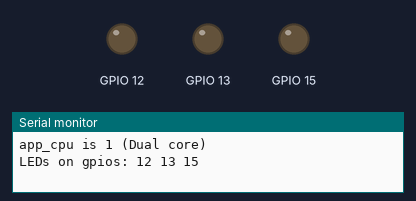
Bench run of a sketch on a simulated ESP32. On the bench: output pins drawn as LEDs (lit = HIGH), the last lines printed to the serial monitor.

Above: at 0.6 s.
At 5.6 s:
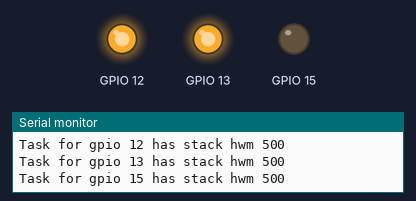
At 10.4 s:
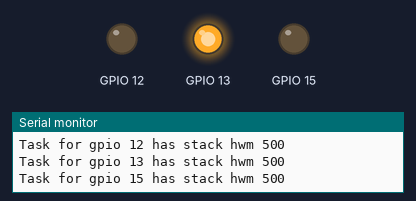
At 16.4 s:
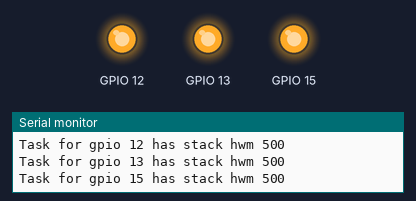
At 23.6 s:
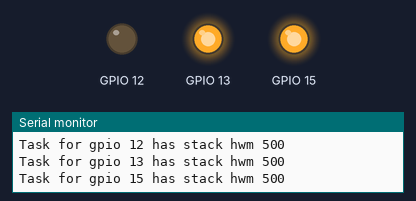
At 36.6 s:
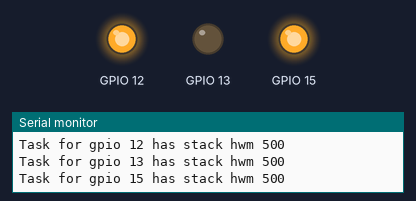
Timing chart, 0 to 40.0 s (numbered marks = the images above):
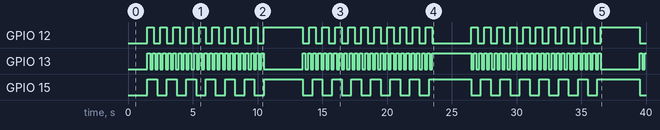

Measured:
- by itself, GPIO 13: LOW → HIGH at 1.5 s, → LOW 0.20 s later, → HIGH 0.20 s later, → LOW 0.20 s later, … (151 changes in this stretch)
- by itself, GPIO 15: repeats every 12.8 s: 5 × (LOW 0.75 s, HIGH 0.75 s), LOW 0.75 s, HIGH 3.0 s, LOW 0.75 s, HIGH 0.75 s
- by itself, GPIO 12: goes 9 × (HIGH 0.50 s, LOW 0.50 s), HIGH 3.0 s, 10 × (LOW 0.50 s, HIGH 0.50 s), LOW 3.0 s, 10 × (HIGH 0.50 s, LOW 0.50 s), HIGH 3.0 s, then LOW

The sketch:

basic_task.ino
```cpp
#define LED1 12 //GPIO 12
#define LED2 13 // etc.
#define LED3 15
int looptimer = 0; // een counter die bijhoudt hoe vaak er al een seconde geweest is, globaal gedeclareerd omdat anders de loop de waarde zou resetten

struct s_led {
  byte gpio; // LED GPIO Number
  byte state; // Led state
  unsigned napms; // Delay to use (ms)
  TaskHandle_t taskh; // Task handle
};

static s_led leds[3] = {
  { LED1, 0, 500, 0 },
  { LED2, 0, 200, 0 },
  { LED3, 0, 750, 0 }
};

static void led_task_func(void *argp) {
  s_led *ledp = (s_led*)argp;
  unsigned stack_hwm = 0, temp;

  delay(1000);

  for (;;) {
    digitalWrite(ledp->gpio, ledp->state ^= 1);
    temp = uxTaskGetStackHighWaterMark(nullptr);
    if ( !stack_hwm || temp < stack_hwm ) {
      stack_hwm = temp;
      printf("Task for gpio %d has stack hwm %u\n",
             ledp->gpio, stack_hwm);
    }
    delay(ledp->napms);
  }
}


void setup() {
  int app_cpu = 0;  // CPU number
  delay(500);  // Pause for serial setup
  app_cpu = xPortGetCoreID();
  printf("app_cpu is %d (%s core)\n",
         app_cpu,
         app_cpu > 0 ? "Dual" : "Single");

  printf("LEDs on gpios: ");
  for ( auto& led : leds ) {
    pinMode(led.gpio, OUTPUT);
    digitalWrite(led.gpio, LOW);
    xTaskCreatePinnedToCore(
      led_task_func,
      "led_task",
      2048,
      &led,
      1,
      &led.taskh,
      app_cpu
    );
    printf("%d ", led.gpio);
  }
  putchar('\n');
}


void loop() {
  delay(1000); // Secondeteller
  looptimer++; // Zorgt ervoor dat de timer omhoog gaat per 1 seconde
  if (looptimer == 10) { // Conditie, als 10 seconden voorbij zijn dan:
      for ( auto& led : leds ) { // Loopt door elk ledje heen
        vTaskSuspend(led.taskh); // Stopt per ledje de taak
      }
      delay(3000); // De taak stopt voor 3 seconden
      looptimer = 0; // De timer wordt gereset
      for ( auto& led : leds ) { // Loopt weer door elke ledje heen
        vTaskResume(led.taskh); // Hervat de gestopte taken voor de ledjes
      }
    }
}
```
